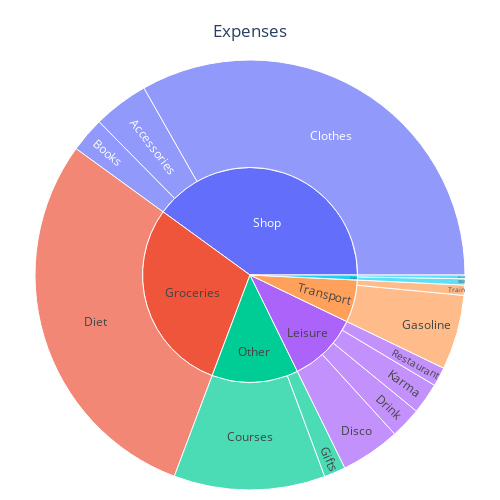

Source (notebook cell):
### Markdown cell above
### Detail Expenses January 2025

### Code cell
df_expenses = FinCalc.calc_expenses(df_year_cashflow[ df_year_cashflow.index.month == 1 ])
fig = FinPlot.plot_expenses_donut(df_expenses)
fig.show()

### Figure 1 — Plotly figure (JSON) as saved in the notebook; plotly's stock layout.template omitted (floating-point values rounded to 4 significant figures)
{"data": [{"branchvalues": "total", "ids": ["Shop/Accessories", "Subs/Bank", "Shop/Books", "Shop/Clothes", "Other/Courses", "Groceries/Diet", "Leisure/Disco", "Leisure/Drink", "Transport/Gasoline", "Other/Gifts", "Leisure/Karma", "Leisure/Restaurant", "Subs/SIM", "Transport/Train", "Groceries", "Leisure", "Other", "Shop", "Subs", "Transport"], "labels": ["Accessories", "Bank", "Books", "Clothes", "Courses", "Diet", "Disco", "Drink", "Gasoline", "Gifts", "Karma", "Restaurant", "SIM", "Train", "Groceries", "Leisure", "Other", "Shop", "Subs", "Transport"], "parents": ["Shop", "Subs", "Shop", "Shop", "Other", "Groceries", "Leisure", "Leisure", "Transport", "Other", "Leisure", "Leisure", "Subs", "Transport", "", "", "", "", "", ""], "type": "sunburst", "values": [44.53, 3, 28.02, 355.1, 121.7, 313.0, 47.9, 25, 60.08, 17.28, 25, 15.4, 5, 8.2, 313.0, 113.3, 138.9, 427.7, 8, 68.28]}], "layout": {"height": 500, "margin": {"b": 10, "l": 10, "r": 10, "t": 60}, "title": {"text": "Expenses", "x": 0.5, "y": 0.95}, "width": 500}}
